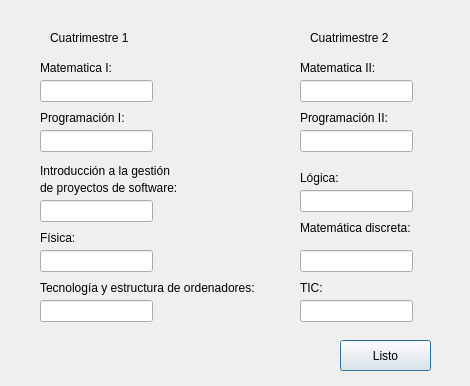
<?xml version="1.0" encoding="UTF-8"?>
<ui version="4.0">
 <class>IntroducirNotas</class>
 <widget class="QDialog" name="IntroducirNotas">
  <property name="geometry">
   <rect>
    <x>0</x>
    <y>0</y>
    <width>470</width>
    <height>386</height>
   </rect>
  </property>
  <property name="minimumSize">
   <size>
    <width>470</width>
    <height>379</height>
   </size>
  </property>
  <property name="windowTitle">
   <string>Dialog</string>
  </property>
  <widget class="QLineEdit" name="matematicaI">
   <property name="geometry">
    <rect>
     <x>40</x>
     <y>80</y>
     <width>113</width>
     <height>22</height>
    </rect>
   </property>
  </widget>
  <widget class="QLineEdit" name="logica">
   <property name="geometry">
    <rect>
     <x>300</x>
     <y>190</y>
     <width>113</width>
     <height>22</height>
    </rect>
   </property>
  </widget>
  <widget class="QLineEdit" name="programacionII">
   <property name="geometry">
    <rect>
     <x>300</x>
     <y>130</y>
     <width>113</width>
     <height>22</height>
    </rect>
   </property>
  </widget>
  <widget class="QLineEdit" name="matematicadiscreta">
   <property name="geometry">
    <rect>
     <x>300</x>
     <y>250</y>
     <width>113</width>
     <height>22</height>
    </rect>
   </property>
  </widget>
  <widget class="QLineEdit" name="teo">
   <property name="geometry">
    <rect>
     <x>40</x>
     <y>300</y>
     <width>113</width>
     <height>22</height>
    </rect>
   </property>
  </widget>
  <widget class="QLineEdit" name="programacionI">
   <property name="geometry">
    <rect>
     <x>40</x>
     <y>130</y>
     <width>113</width>
     <height>22</height>
    </rect>
   </property>
  </widget>
  <widget class="QLineEdit" name="introduccion">
   <property name="geometry">
    <rect>
     <x>40</x>
     <y>200</y>
     <width>113</width>
     <height>22</height>
    </rect>
   </property>
  </widget>
  <widget class="QLineEdit" name="matematicaII">
   <property name="geometry">
    <rect>
     <x>300</x>
     <y>80</y>
     <width>113</width>
     <height>22</height>
    </rect>
   </property>
   <property name="text">
    <string/>
   </property>
  </widget>
  <widget class="QLineEdit" name="fisica">
   <property name="geometry">
    <rect>
     <x>40</x>
     <y>250</y>
     <width>113</width>
     <height>22</height>
    </rect>
   </property>
  </widget>
  <widget class="QLabel" name="label">
   <property name="geometry">
    <rect>
     <x>50</x>
     <y>30</y>
     <width>91</width>
     <height>16</height>
    </rect>
   </property>
   <property name="text">
    <string>Cuatrimestre 1</string>
   </property>
  </widget>
  <widget class="QPushButton" name="pushButton">
   <property name="geometry">
    <rect>
     <x>340</x>
     <y>340</y>
     <width>91</width>
     <height>31</height>
    </rect>
   </property>
   <property name="text">
    <string>Listo</string>
   </property>
  </widget>
  <widget class="QLineEdit" name="tic">
   <property name="geometry">
    <rect>
     <x>300</x>
     <y>300</y>
     <width>113</width>
     <height>22</height>
    </rect>
   </property>
  </widget>
  <widget class="QLabel" name="label_8">
   <property name="geometry">
    <rect>
     <x>300</x>
     <y>60</y>
     <width>81</width>
     <height>16</height>
    </rect>
   </property>
   <property name="text">
    <string>Matematica II:</string>
   </property>
  </widget>
  <widget class="QLabel" name="label_11">
   <property name="geometry">
    <rect>
     <x>300</x>
     <y>220</y>
     <width>131</width>
     <height>16</height>
    </rect>
   </property>
   <property name="text">
    <string>Matemática discreta:</string>
   </property>
  </widget>
  <widget class="QLabel" name="label_3">
   <property name="geometry">
    <rect>
     <x>40</x>
     <y>60</y>
     <width>81</width>
     <height>16</height>
    </rect>
   </property>
   <property name="text">
    <string>Matematica I:</string>
   </property>
  </widget>
  <widget class="QLabel" name="label_10">
   <property name="geometry">
    <rect>
     <x>300</x>
     <y>170</y>
     <width>49</width>
     <height>16</height>
    </rect>
   </property>
   <property name="text">
    <string>Lógica:</string>
   </property>
  </widget>
  <widget class="QLabel" name="label_6">
   <property name="geometry">
    <rect>
     <x>40</x>
     <y>230</y>
     <width>49</width>
     <height>16</height>
    </rect>
   </property>
   <property name="text">
    <string>Física:</string>
   </property>
  </widget>
  <widget class="QLabel" name="label_4">
   <property name="geometry">
    <rect>
     <x>40</x>
     <y>110</y>
     <width>101</width>
     <height>16</height>
    </rect>
   </property>
   <property name="text">
    <string>Programación I:</string>
   </property>
  </widget>
  <widget class="QLabel" name="label_12">
   <property name="geometry">
    <rect>
     <x>300</x>
     <y>280</y>
     <width>49</width>
     <height>16</height>
    </rect>
   </property>
   <property name="text">
    <string>TIC:</string>
   </property>
  </widget>
  <widget class="QLabel" name="label_9">
   <property name="geometry">
    <rect>
     <x>300</x>
     <y>110</y>
     <width>101</width>
     <height>16</height>
    </rect>
   </property>
   <property name="text">
    <string>Programación II:</string>
   </property>
  </widget>
  <widget class="QLabel" name="label_5">
   <property name="geometry">
    <rect>
     <x>310</x>
     <y>30</y>
     <width>91</width>
     <height>16</height>
    </rect>
   </property>
   <property name="text">
    <string>Cuatrimestre 2</string>
   </property>
  </widget>
  <widget class="QLabel" name="label_7">
   <property name="geometry">
    <rect>
     <x>40</x>
     <y>280</y>
     <width>221</width>
     <height>16</height>
    </rect>
   </property>
   <property name="text">
    <string>Tecnología y estructura de ordenadores:</string>
   </property>
  </widget>
  <widget class="QLabel" name="label_15">
   <property name="geometry">
    <rect>
     <x>40</x>
     <y>180</y>
     <width>151</width>
     <height>16</height>
    </rect>
   </property>
   <property name="text">
    <string>de proyectos de software:</string>
   </property>
  </widget>
  <widget class="QLabel" name="label_13">
   <property name="geometry">
    <rect>
     <x>40</x>
     <y>150</y>
     <width>141</width>
     <height>41</height>
    </rect>
   </property>
   <property name="text">
    <string>Introducción a la gestión</string>
   </property>
  </widget>
 </widget>
 <resources/>
 <connections>
  <connection>
   <sender>pushButton</sender>
   <signal>clicked()</signal>
   <receiver>IntroducirNotas</receiver>
   <slot>close()</slot>
   <hints>
    <hint type="sourcelabel">
     <x>362</x>
     <y>349</y>
    </hint>
    <hint type="destinationlabel">
     <x>303</x>
     <y>334</y>
    </hint>
   </hints>
  </connection>
 </connections>
</ui>
